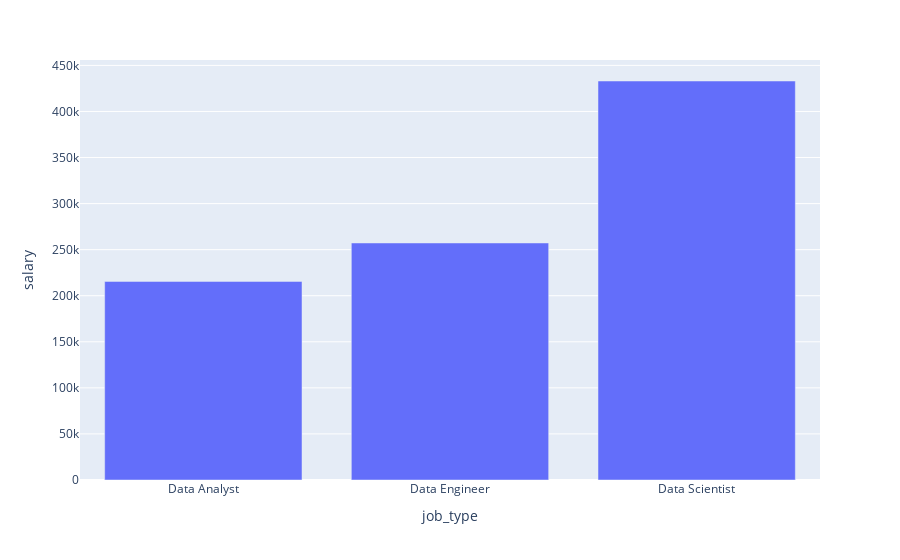

The notebook cell saved with this chart:
### Code cell
# Create the plot
job_fig = px.bar(job_mean, 
    x = 'job_type', 
    y =  'salary')
job_fig.show()

### Figure 1 — Plotly figure (JSON) as saved in the notebook; plotly's stock layout.template omitted (floating-point values rounded to 4 significant figures)
{"data": [{"alignmentgroup": "True", "hovertemplate": "job_type=%{x}<br>salary=%{y}<extra></extra>", "legendgroup": "", "marker": {"color": "#636efa", "pattern": {"shape": ""}}, "name": "", "offsetgroup": "", "orientation": "v", "showlegend": false, "textposition": "auto", "type": "bar", "x": ["Data Analyst", "Data Engineer", "Data Scientist"], "xaxis": "x", "y": [215500.0, 257300.0, 433100.0], "yaxis": "y"}], "layout": {"autosize": true, "barmode": "relative", "legend": {"tracegroupgap": 0}, "margin": {"t": 60}, "xaxis": {"anchor": "y", "autorange": true, "domain": [0, 1], "range": [-0.5, 2.5], "title": {"text": "job_type"}, "type": "category"}, "yaxis": {"anchor": "x", "autorange": true, "domain": [0, 1], "range": [0, 455900.0], "title": {"text": "salary"}, "type": "linear"}}}
